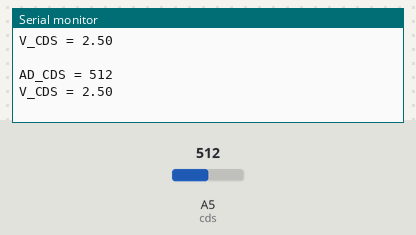
Recording of a sketch running on a simulated Arduino Uno, built with avr-gcc and run on an emulated ATmega328P. Parts: the last lines printed to the serial monitor. Inputs (shaded band) come from the test bench; at power-on: A5 (cds) = 512.

Above: at 1.8 s.
1.9 s: A5 (cds) set to 716
At 2.7 s:
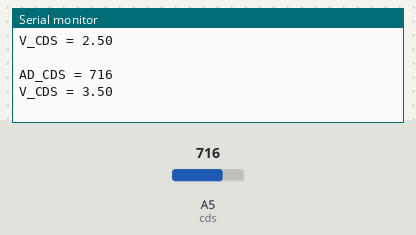
3.4 s: A5 (cds) set to 900
At 4.8 s:
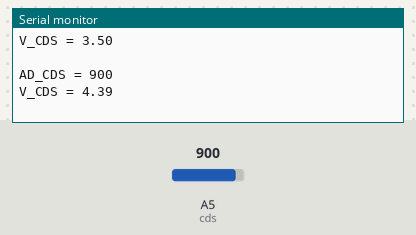
Timing chart, 0 to 6.4 s (numbered marks = the images above; inputs shaded):
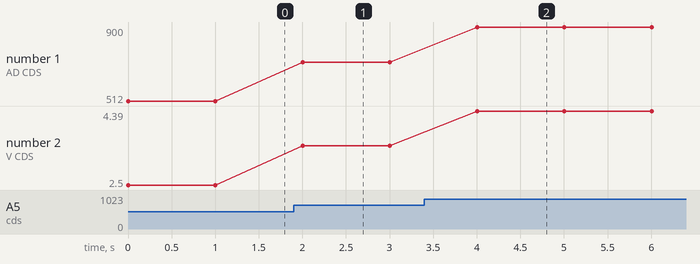

Measured:
- after the input at 1.9 s, the serial monitor: prints a new line after 0.10 s (image 1)
- after the input at 3.4 s, the serial monitor: prints a new line after 0.60 s (image 2)
- plotted number 1: 512 → 716 after the input at 1.9 s, 716 → 900 after the input at 3.4 s
- plotted number 2: 2.5 → 3.5 after the input at 1.9 s, 3.5 → 4.39 after the input at 3.4 s

The sketch:

app.ino
```cpp
const byte cds = A5;
void setup()
{
    Serial.begin(115200);
}

void loop()
{
    int ad_cds;
    float v_cds;
    ad_cds = analogRead(cds);
    v_cds = (float)ad_cds / 1024.0 * 5;
    Serial.print("AD_CDS = ");
    Serial.println(ad_cds);
    Serial.print("V_CDS = ");
    Serial.println(v_cds);
    Serial.println(" ");
    delay(1000);
}
```
